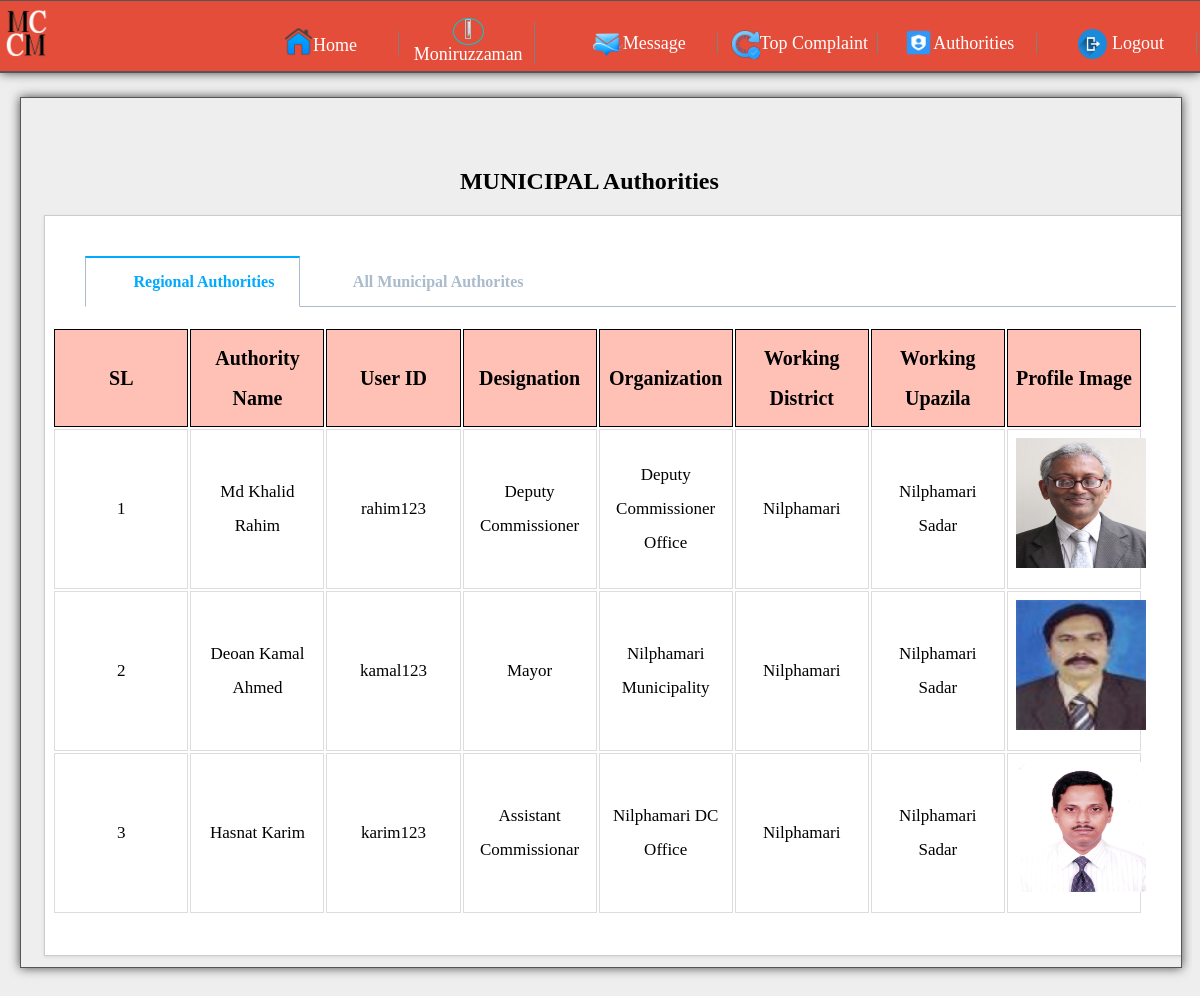
Page /authorities.php (signed in) on the committed database.
### tables this page shows
CREATE TABLE `authority_info` (
  `au_id` int(11) NOT NULL,
  `au_name` varchar(255) NOT NULL,
  `au_user_id` varchar(255) NOT NULL,
  `au_password` varchar(255) NOT NULL,
  `au_email` varchar(100) NOT NULL,
  `contact` varchar(50) NOT NULL,
  `au_home_district` varchar(255) NOT NULL,
  `designation` varchar(255) NOT NULL,
  `organization` varchar(255) NOT NULL,
  `working_division` varchar(255) NOT NULL,
  `working_district` varchar(255) NOT NULL,
  `working_upazila` varchar(255) NOT NULL,
  `au_nid` varchar(255) NOT NULL,
  `date_birth` date NOT NULL,
  `reg_date` date NOT NULL,
  `pro_image` varchar(255) NOT NULL,
  `status` int(11) NOT NULL DEFAULT '0'
);

### authorities.php (the view, shortened to what this page needs)
<!DOCTYPE html>
<html lang="en">
<head>
	<link rel="stylesheet" href="../css/profile.css">
	<link rel="stylesheet" href="css/tab_content.css">
</head>
<body>
	<?php include 'header.php'; ?>
<?php
$get_district_code = mysqli_query($conn, "SELECT upazila_name FROM user_info WHERE full_name='$name'");
		while ($row = mysqli_fetch_array($get_district_code))
	       {
	       	$working_upazila= $row['upazila_name'];
	       }
?>
	<div class="container">
		<div class="main_info" style="width: 98%;">
			<div id="about_me" style="margin-top: 6%;">
				<center>
				<h2>MUNICIPAL Authorities</h2>
				</center>
				<main>
				  <label class="tab_label" for="tab1">Regional Authorities</label>
				  <label class="tab_label" for="tab2">All Municipal Authorites</label>
				  <section id="content1">
				  <table class="user_table">
				  	<thead>
				  		<tr>
					  		<th>
					  			SL
					  		</th>
					  		<th>
					  			Authority Name
					  		</th>
					  		<th>
					  			User ID
					  		</th>
					  		<th style=" ">
					  			Designation
					  		</th>
					  		<th>
					  			Organization
					  		</th>
					  		<th>
					  			Working District
					  		</th>
					  		<th>
					  			Working Upazila
					  		</th>
					  		<th>
					  			Profile Image
					  		</th>
				  		</tr>
				  	</thead>
				  	<tbody>
					<?php
					$sl=1;
						$sql_panel = mysqli_query($conn, "SELECT * FROM authority_info WHERE working_upazila='$working_upazila' AND status=1");
							while ($row_panel = mysqli_fetch_array($sql_panel))
		      				 {
		      				 	?>
		      				 	<tr>
			       					<td>
			       						<?php echo $sl++; ?>
			       					</td>
			       					<td>
			       						<?php echo $row_panel['au_name']; ?>
			       					</td>
			       					<td>
			       						<?php echo $row_panel['au_user_id']; ?>
			       					</td>
			       					<td>
			       						<?php echo $row_panel['designation']; ?>
			       					</td>
			       					<td>
			       						<?php echo $row_panel['organization']; ?>
			       					</td>
			       					<td>
			       						<?php echo $row_panel['working_district']; ?>
			       					</td>
			       					<td>
			       						<?php echo $row_panel['working_upazila']; ?>
			       					</td>
			       					<td>
			       						<div class="img_div_admin">
			       							<img class="au_image" src="authority/uploads/<?php echo $row_panel['pro_image']; ?>" alt="">
			       						</div>
			       					</td>
		       					</tr>
		       		<?php
		       			}
	      			?>
				  	</tbody>
				  </table>
				  </section>
				</main>
			</div>
		</div>
	</div>
</body>
</html>

### css/profile.css (style rules this page uses)
* { font-family: 'Siyam Rupali' 'The Times New Roman'; src: url('https://bits.wikimedia.org/static-current/extensions/UniversalLanguageSelector/data/fontrepo/fonts/SiyamRupali/SiyamRupali.eot?version=1.070'); src: local('Siyam Rupali'), url('https://bits.wikimedia.org/static-current/extensions/UniversalLanguageSelector/data/fontrepo/fonts/SiyamRupali/SiyamRupali.woff?version=1.070') format('woff'), url('https://bits.wikimedia.org/static-current/extensions/UniversalLanguageSelector/data/fontrepo/fonts/SiyamRupali/SiyamRupali.ttf?version=1.070') format('truetype'); font-style: normal; }
body { background-color: #eeeeee; }
.container { overflow: hidden; margin-top: 3%; width: 100%; }
.main_info { overflow: hidden; float: left; width: 78%; margin-left: 1%; margin-bottom: 3%; margin-top: 3%; border: solid 1px #555555; background-color: transparent; box-shadow: 0 0 10px rgba(0,0,0,0.7); }
#about_me { margin:4% 4% 1% 2%; }
#about_me table { width: 60%; font-size: 18px; line-height: 2; margin-left: 5%; table-layout: fixed; }
#about_me table tbody tr td { margin-left: 5%; }

### css/tab_content.css (style rules this page uses)
main { width: 100%; padding: 40px; border: 1px solid rgba(0,0,0,.2); background: #fff; box-shadow: 0 1px 3px rgba(0,0,0,.1); }
#content1, #content2, #content3 { display: none; padding: 20px 0 0; border-top: 1px solid #abc; }
.tab_label { display: inline-block; margin: 0 0 -1px; padding: 15px 25px; font-weight: 600; text-align: center; color: #abc; border: 1px solid transparent; }
.tab_label:before { font-family: fontawesome; font-weight: normal; margin-right: 10px; }
.tab_label[for*='1']:before { content: '\f1cb'; }
.tab_label[for*='2']:before { content: '\f17d'; }
.input:checked + .tab_label { color: #0af; border: 1px solid #abc; border-top: 2px solid #0af; border-bottom: 1px solid #fff; }
#tab1:checked ~ #content1, #tab2:checked ~ #content2, #tab3:checked ~ #content3 { display: block; }

### css/home.css (style rules this page uses)
* { font-family: 'Siyam Rupali' 'The Times New Roman'; src: url('https://bits.wikimedia.org/static-current/extensions/UniversalLanguageSelector/data/fontrepo/fonts/SiyamRupali/SiyamRupali.eot?version=1.070'); src: local('Siyam Rupali'), url('https://bits.wikimedia.org/static-current/extensions/UniversalLanguageSelector/data/fontrepo/fonts/SiyamRupali/SiyamRupali.woff?version=1.070') format('woff'), url('https://bits.wikimedia.org/static-current/extensions/UniversalLanguageSelector/data/fontrepo/fonts/SiyamRupali/SiyamRupali.ttf?version=1.070') format('truetype'); font-style: normal; }
body { background-color: #eeeeee; }
.container { overflow: hidden; width: 100%; }

### authorities.php (style rules this page uses)
.user_table { width: 100%!important; table-layout: fixed!important; margin-left: -3%!important; }
.user_table thead tr { font-size: 20px; }
.user_table td, .user_table th { border: 1px solid #ddd; padding: 8px; }
.user_table tbody tr td { text-align: center; font-size: 17px; }
.user_table th { padding-top: 8px; padding-bottom: 8px; text-align: left; background-color: rgba(255,99,71,0.4); color: black; text-align: center; border:1px solid black; }
.au_image { width: 130px; height: 130px; }

### rows in the picture
authority_info: au_name "Md Khalid Rahim", au_user "rahim123", designation "Deputy Commissioner", organization "Deputy Commissioner Office", working_district "Nilphamari", working_upazila "Nilphamari Sadar", pro_image (picture)
authority_info: au_name "Deoan Kamal Ahmed", au_user "kamal123", designation "Mayor", organization "Nilphamari Municipality", working_district "Nilphamari", working_upazila "Nilphamari Sadar", pro_image (picture)
authority_info: au_name "Hasnat Karim", au_user "karim123", designation "Assistant Commissionar", organization "Nilphamari DC Office", working_district "Nilphamari", working_upazila "Nilphamari Sadar", pro_image (picture)

### other values in the picture
$_SESSION["user_fullname"] "Moniruzzaman"
